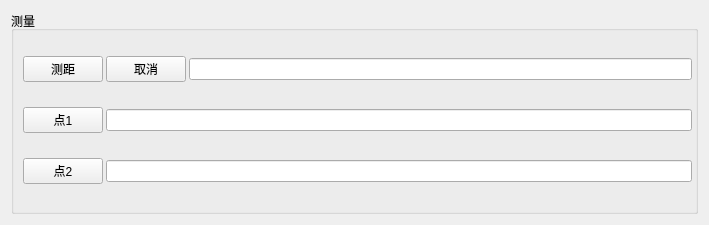
<?xml version="1.0" encoding="UTF-8"?>
<ui version="4.0">
 <class>Form</class>
 <widget class="QWidget" name="Form">
  <property name="geometry">
   <rect>
    <x>0</x>
    <y>0</y>
    <width>709</width>
    <height>225</height>
   </rect>
  </property>
  <property name="windowTitle">
   <string>Form</string>
  </property>
  <layout class="QHBoxLayout" name="horizontalLayout">
   <item>
    <widget class="QGroupBox" name="gbx_measure">
     <property name="title">
      <string>测量</string>
     </property>
     <layout class="QGridLayout" name="gridLayout_2">
      <property name="topMargin">
       <number>3</number>
      </property>
      <property name="rightMargin">
       <number>3</number>
      </property>
      <property name="bottomMargin">
       <number>3</number>
      </property>
      <property name="spacing">
       <number>3</number>
      </property>
      <item row="0" column="0">
       <widget class="QPushButton" name="btn_measure">
        <property name="sizePolicy">
         <sizepolicy hsizetype="Minimum" vsizetype="Fixed">
          <horstretch>0</horstretch>
          <verstretch>0</verstretch>
         </sizepolicy>
        </property>
        <property name="minimumSize">
         <size>
          <width>20</width>
          <height>0</height>
         </size>
        </property>
        <property name="text">
         <string>测距</string>
        </property>
       </widget>
      </item>
      <item row="0" column="1">
       <widget class="QPushButton" name="btn_noMeasure">
        <property name="sizePolicy">
         <sizepolicy hsizetype="Minimum" vsizetype="Fixed">
          <horstretch>0</horstretch>
          <verstretch>0</verstretch>
         </sizepolicy>
        </property>
        <property name="minimumSize">
         <size>
          <width>20</width>
          <height>0</height>
         </size>
        </property>
        <property name="text">
         <string>取消</string>
        </property>
       </widget>
      </item>
      <item row="0" column="2">
       <widget class="QLineEdit" name="edt_distance"/>
      </item>
      <item row="1" column="0">
       <widget class="QPushButton" name="btn_point1">
        <property name="sizePolicy">
         <sizepolicy hsizetype="Minimum" vsizetype="Fixed">
          <horstretch>0</horstretch>
          <verstretch>0</verstretch>
         </sizepolicy>
        </property>
        <property name="minimumSize">
         <size>
          <width>20</width>
          <height>0</height>
         </size>
        </property>
        <property name="text">
         <string>点1</string>
        </property>
       </widget>
      </item>
      <item row="1" column="1" colspan="2">
       <widget class="QLineEdit" name="edt_point_coord1"/>
      </item>
      <item row="2" column="0">
       <widget class="QPushButton" name="btn_point2">
        <property name="sizePolicy">
         <sizepolicy hsizetype="Minimum" vsizetype="Fixed">
          <horstretch>0</horstretch>
          <verstretch>0</verstretch>
         </sizepolicy>
        </property>
        <property name="minimumSize">
         <size>
          <width>20</width>
          <height>0</height>
         </size>
        </property>
        <property name="text">
         <string>点2</string>
        </property>
       </widget>
      </item>
      <item row="2" column="1" colspan="2">
       <widget class="QLineEdit" name="edt_point_coord2"/>
      </item>
     </layout>
    </widget>
   </item>
  </layout>
 </widget>
 <resources/>
 <connections/>
</ui>
